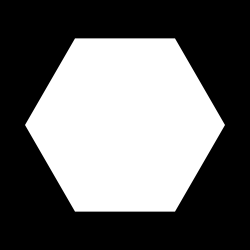
Frame 1 (no input)
Frame 60 (the mouse pressed at the canvas centre just before this capture): identical to frame 1, image omitted
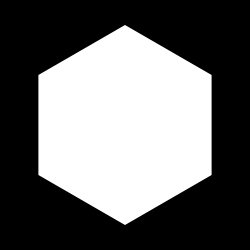
Frame 120 (the mouse held since frame 60 and released just before this capture)

The Processing sketch that drew these frames (run headless with seeded random() and noise(); from frame 60 on, the mouse is pressed at the canvas centre):

// Processing sketch: processing_117535
// ── processing_117535.pde

int counter;

void setup() {  //setup function called initially, only once
  size(250, 250);  
}

void draw() {  //draw function loops 
  background(0);
  noStroke();
  fill(255);
  if (mousePressed) {
    drawHexagon2(width/2, height/2, 100);
  }
  else {
    drawHexagon(width/2, height/2, 100);
  }
}

void drawHexagon(float x, float y, float radius) {
  pushMatrix();
  translate(x, y);
  beginShape();
  for (int i = 0; i < 6; i++) {
    pushMatrix();
    float angle = PI*i/3;
    vertex(cos(angle) * radius, sin(angle) * radius);
    popMatrix();
  }
  endShape(CLOSE);
  popMatrix();
}

void drawHexagon2(float x, float y, float radius) {
  pushMatrix();
  translate(x, y);
  rotate(PI/6.0);
  beginShape();
  for (int i = 0; i < 6; i++) {
    pushMatrix();
    float angle = PI*i/3;
    vertex(cos(angle) * radius, sin(angle) * radius);
    popMatrix();
  }
  endShape(CLOSE);
  popMatrix();
}
